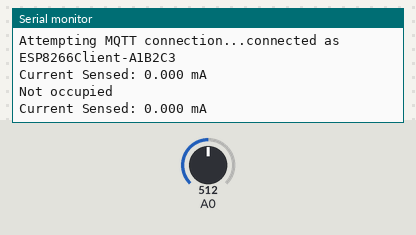
The sketch below on a simulated ESP8266 (NodeMCU). Shown: the last lines printed to the serial monitor. Inputs (shaded band) come from the test bench; at power-on: A0 = 512. WiFi joins after 1.5 s; servers stay silent unless stated; no MQTT or app messages arrive unless stated.

Above: at 10.2 s.
10.3 s: A0 set to 716
At 11.1 s:
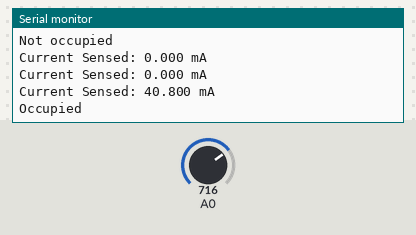
12.2 s: A0 set to 900
At 12.7 s:
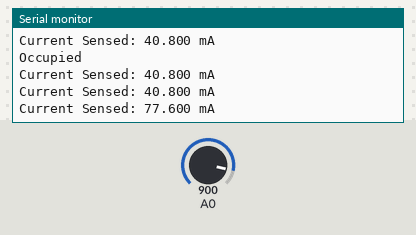
Timing chart, 0 to 15.2 s (numbered marks = the images above; inputs shaded):
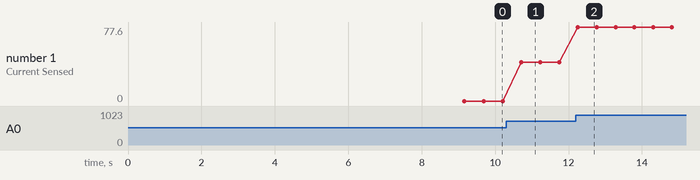

The sketch:

block_detection_poc.ino
```cpp
// CT Sensor test
// Using UNO built-in ADC to read the sensor
// This sketch currently only supports 1 sensor.
//////////////////////////////////////////////////////////////////

#define VERSION "1.006"
#define SYS_ID "CT Sensor Test - Direct to UNO ADC"
const int adcpin = 0;

//Includes
#include <ESP8266WiFi.h>
#include <PubSubClient.h>

//mqtt config
const char* mqtt_server = "192.168.0.60";
WiFiClient espClient;
PubSubClient client(espClient);

// Sampling Parameters
const unsigned long sampleTime = 2000UL;
const unsigned long numSamples = 100UL;
const unsigned long sampleInterval = sampleTime/numSamples;

#define SENSITIVITY 5000
#define DETECTION_MULTIPLIER 0.9
#define CALIBRATION_READS 300

// variables to hold sensor quiescent readings
float aqv;  // Average Quiescent Voltage; e.g. ADC Zero
float aqc;  // Average Quiescent Current;

//variables to stop MQTT spam - initialise as if the value has been sent, so inital values are always populated on boot.
bool boolocc;
bool boolunocc;

//uid generation
String mac = WiFi.macAddress().substring(9);

void setup()
{
  Serial.begin(9600);
  Serial.println(String(F(SYS_ID)) + String(F(" - SW:")) + String(F(VERSION)));
  Serial.print("\nCalibrating the sensor at pin ");
  Serial.println(adcpin);
  aqv = determineVQ(adcpin);
  Serial.print("AQV: ");
  Serial.print(aqv * 1000, 4);
  Serial.print(" mV\t");
  aqc = determineCQ(adcpin, aqv);
  Serial.print("AQC: ");
  Serial.print(aqc * 1000, 4);
  Serial.print(" mA\t");
  float sense = (aqc * DETECTION_MULTIPLIER) - aqc;
  Serial.print("Detection Sensitivity: ");
  Serial.print(sense * 1000, 3);
  Serial.println(" mA\n\n");
  delay(7500);

  WiFi.begin("yourwifissidhere", "yourpasswordhere"); // put your Wifi Details here
  Serial.print("Connecting");
while (WiFi.status() != WL_CONNECTED)
  {
    delay(500);
    Serial.print(".");
  }
  Serial.println();

  Serial.print("Connected, IP address: ");
  Serial.println(WiFi.localIP());
  client.setServer(mqtt_server, 1883);

}

void loop(){
  if (!client.connected()) {
    reconnect();
  }
  client.loop();

  float current = readCurrent(adcpin, aqv);
  float delta = abs(aqc - current);
  //bool occupied = delta > ((aqc * DETECTION_MULTIPLIER) - aqc);
  //workaround until this logic above is figured out.
  bool occupied = (current *1000) > 0.5;

  Serial.print("Current Sensed: ");
  Serial.print(current * 1000,3);
  Serial.print(" mA\t");
  Serial.println(" ");

  mac.replace(":","");

  String sensor = "Test01";
  String address = "/trains/track/sensor/" + mac + sensor;

  // Length (with one extra character for the null terminator)
  int str_len = address.length() + 1;

  // Prepare the character array (the buffer)
  char topic[str_len];

  // Copy it over
  address.toCharArray(topic, str_len);


  if(occupied){
    if (!boolocc){
    Serial.println("Occupied");
    client.publish(topic, "ACTIVE");
    boolocc = true;
    boolunocc = false;
    }
  } else {
    if (!boolunocc){
    Serial.println("Not occupied");
    client.publish(topic, "INACTIVE");
    boolocc = false;
    boolunocc = true;
    }
  }
  delay(500);
}

//////////////////////////////////////////
// Current Sensor Functions
//////////////////////////////////////////
float readCurrent(int pin, float adc_zero)
{
  float currentAcc = 0;
  unsigned int count = 0;
  unsigned long prevMicros = micros() - sampleInterval ;
  while (count < numSamples)
  {
    if (micros() - prevMicros >= sampleInterval)
    {
      float adc_raw = (float) analogRead(pin) - adc_zero; // sensor reading in volts
      adc_raw /= SENSITIVITY; // convert to amperes
      currentAcc += (adc_raw * adc_raw); // sum the squares
      count++;
      prevMicros += sampleInterval;
    }
  }
  //https://en.wikipedia.org/wiki/Root_mean_square
  float rms = sqrt((float)currentAcc / (float)numSamples);
  return rms;
}

//////////////////////////////////////////
// Calibration
// Track Power must be OFF during calibration
//////////////////////////////////////////

float determineVQ(int pin) {
  float VQ = 0;
  //read a large number of samples to stabilize value
  for (int i = 0; i < CALIBRATION_READS; i++) {
    VQ += analogRead(pin);
    delayMicroseconds(sampleInterval);
  }
  VQ /= CALIBRATION_READS;
  return VQ;
}

float determineCQ(int pin, float aqv) {
  float CQ = 0;
  // set reps so the total actual analog reads == CALIBRATION_READS
  int reps = (CALIBRATION_READS / numSamples);
  for (int i = 0; i < reps; i++) {
    CQ += readCurrent(pin, aqv);
  }
  CQ /= reps;
  return CQ;
}

void reconnect() {
  // Loop until we're reconnected
  while (!client.connected()) {
    Serial.print("Attempting MQTT connection...");
    // Create a random client ID
    String clientId = "ESP8266Client-";
    mac.replace(":","");
    clientId += mac;
    // Attempt to connect
    if (client.connect(clientId.c_str())) {
      Serial.print("connected as ");
      Serial.println(clientId);
      // Once connected, publish an announcement...
    } else {
      Serial.print("failed, rc=");
      Serial.print(client.state());
      Serial.println(" try again in 5 seconds");
      // Wait 5 seconds before retrying
      delay(5000);
    }
  }
}
```

Measured:
- after the input at 10.3 s, the serial monitor: prints a new line after 0.42 s (image 1)
- after the input at 12.2 s, the serial monitor: prints a new line after 0.06 s (image 2)
- plotted number 1: 0 → 40.8 after the input at 10.3 s, 40.8 → 77.6 after the input at 12.2 s
